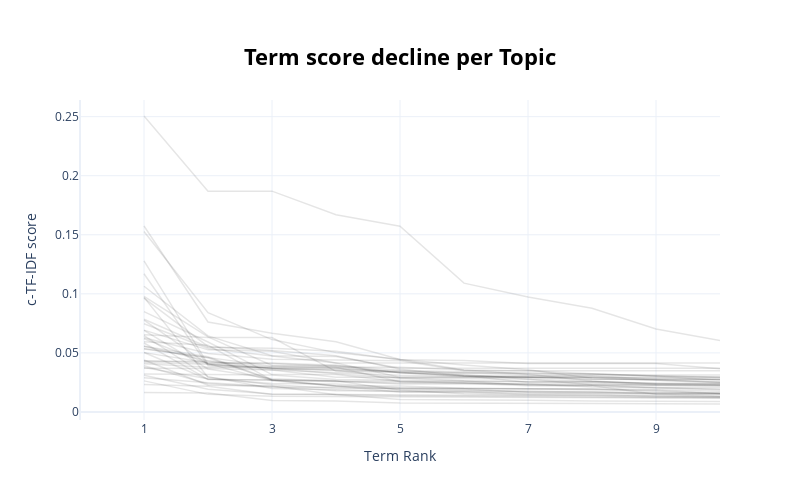

Source (notebook cell):
### Markdown cell above
## Visualisation of word distribution

### Code cell
model.visualize_term_rank()

### Figure 1 — Plotly figure (JSON) as saved in the notebook; plotly's stock layout.template omitted (floating-point values rounded to 4 significant figures)
{"data": [{"hovertext": "<b>Topic -1</b>:trump_biden_wa_president_joe_ha_ju", "line": {"color": "black", "width": 1.5}, "mode": "lines+lines", "name": "", "opacity": 0.1, "type": "scatter", "x": [1, 2, 3, 4, 5, 6, 7, 8, 9, 10], "y": [0.01653, 0.01613, 0.009699, 0.009378, 0.007574, 0.007566, 0.007296, 0.00726, 0.006927, 0.006732]}, {"hovertext": "<b>Topic 0</b>:capitol_trump_terrorist_riot_people", "line": {"color": "black", "width": 1.5}, "mode": "lines+lines", "name": "", "opacity": 0.1, "type": "scatter", "x": [1, 2, 3, 4, 5, 6, 7, 8, 9, 10], "y": [0.02325, 0.02182, 0.01481, 0.01481, 0.01056, 0.01033, 0.009943, 0.009195, 0.008818, 0.008818]}, {"hovertext": "<b>Topic 1</b>:trump_wa_feel_love_day_eyes_biden_h", "line": {"color": "black", "width": 1.5}, "mode": "lines+lines", "name": "", "opacity": 0.1, "type": "scatter", "x": [1, 2, 3, 4, 5, 6, 7, 8, 9, 10], "y": [0.02631, 0.01489, 0.01337, 0.01311, 0.01254, 0.01237, 0.01225, 0.01178, 0.01178, 0.01159]}, {"hovertext": "<b>Topic 2</b>:vote_ballot_state_election_trump_ma", "line": {"color": "black", "width": 1.5}, "mode": "lines+lines", "name": "", "opacity": 0.1, "type": "scatter", "x": [1, 2, 3, 4, 5, 6, 7, 8, 9, 10], "y": [0.03766, 0.02803, 0.02399, 0.0237, 0.02055, 0.02014, 0.01919, 0.01894, 0.01838, 0.01566]}, {"hovertext": "<b>Topic 3</b>:biden_vote biden_manifest_vote_45 e", "line": {"color": "black", "width": 1.5}, "mode": "lines+lines", "name": "", "opacity": 0.1, "type": "scatter", "x": [1, 2, 3, 4, 5, 6, 7, 8, 9, 10], "y": [0.05838, 0.0276, 0.02691, 0.02611, 0.02376, 0.02376, 0.02376, 0.02105, 0.02066, 0.01886]}, {"hovertext": "<b>Topic 4</b>:biden_plan_policy_tax_student_debt_", "line": {"color": "black", "width": 1.5}, "mode": "lines+lines", "name": "", "opacity": 0.1, "type": "scatter", "x": [1, 2, 3, 4, 5, 6, 7, 8, 9, 10], "y": [0.03108, 0.01931, 0.01515, 0.01501, 0.01461, 0.01419, 0.01391, 0.01382, 0.01258, 0.01229]}, {"hovertext": "<b>Topic 5</b>:supporter_trump supporter_support_t", "line": {"color": "black", "width": 1.5}, "mode": "lines+lines", "name": "", "opacity": 0.1, "type": "scatter", "x": [1, 2, 3, 4, 5, 6, 7, 8, 9, 10], "y": [0.05567, 0.0468, 0.0273, 0.02644, 0.01834, 0.01549, 0.01436, 0.01401, 0.01347, 0.01315]}, {"hovertext": "<b>Topic 6</b>:money_trump_economy_tax_year_like_e", "line": {"color": "black", "width": 1.5}, "mode": "lines+lines", "name": "", "opacity": 0.1, "type": "scatter", "x": [1, 2, 3, 4, 5, 6, 7, 8, 9, 10], "y": [0.04396, 0.02264, 0.0219, 0.01455, 0.01379, 0.01326, 0.01282, 0.01282, 0.0122, 0.0122]}, {"hovertext": "<b>Topic 7</b>:trump_world_trump trump_real_countr", "line": {"color": "black", "width": 1.5}, "mode": "lines+lines", "name": "", "opacity": 0.1, "type": "scatter", "x": [1, 2, 3, 4, 5, 6, 7, 8, 9, 10], "y": [0.05321, 0.04614, 0.0388, 0.03778, 0.02551, 0.02464, 0.02346, 0.02346, 0.02313, 0.02255]}, {"hovertext": "<b>Topic 8</b>:trump_think_term_crazy_office_like ", "line": {"color": "black", "width": 1.5}, "mode": "lines+lines", "name": "", "opacity": 0.1, "type": "scatter", "x": [1, 2, 3, 4, 5, 6, 7, 8, 9, 10], "y": [0.02906, 0.0248, 0.0215, 0.01798, 0.01779, 0.01779, 0.01745, 0.01667, 0.01508, 0.01508]}, {"hovertext": "<b>Topic 9</b>:twitter_tweet_trump_medium_tr_retwe", "line": {"color": "black", "width": 1.5}, "mode": "lines+lines", "name": "", "opacity": 0.1, "type": "scatter", "x": [1, 2, 3, 4, 5, 6, 7, 8, 9, 10], "y": [0.05028, 0.02743, 0.02717, 0.02212, 0.01929, 0.01853, 0.0174, 0.01734, 0.01588, 0.01513]}, {"hovertext": "<b>Topic 10</b>:harris_kamala_black_kamala harris_", "line": {"color": "black", "width": 1.5}, "mode": "lines+lines", "name": "", "opacity": 0.1, "type": "scatter", "x": [1, 2, 3, 4, 5, 6, 7, 8, 9, 10], "y": [0.05364, 0.04594, 0.02686, 0.02595, 0.02443, 0.02428, 0.02221, 0.02213, 0.01503, 0.01346]}, {"hovertext": "<b>Topic 11</b>:biden_joe biden_joe_thewayiseeit_t", "line": {"color": "black", "width": 1.5}, "mode": "lines+lines", "name": "", "opacity": 0.1, "type": "scatter", "x": [1, 2, 3, 4, 5, 6, 7, 8, 9, 10], "y": [0.05022, 0.04162, 0.04102, 0.03844, 0.03313, 0.03076, 0.02503, 0.02481, 0.02253, 0.02173]}, {"hovertext": "<b>Topic 12</b>:vaccine_vaccinated_biden_coronavir", "line": {"color": "black", "width": 1.5}, "mode": "lines+lines", "name": "", "opacity": 0.1, "type": "scatter", "x": [1, 2, 3, 4, 5, 6, 7, 8, 9, 10], "y": [0.09698, 0.02933, 0.02299, 0.0199, 0.0199, 0.0199, 0.01973, 0.01915, 0.01746, 0.0156]}, {"hovertext": "<b>Topic 13</b>:court_supreme court_supreme_lawyer", "line": {"color": "black", "width": 1.5}, "mode": "lines+lines", "name": "", "opacity": 0.1, "type": "scatter", "x": [1, 2, 3, 4, 5, 6, 7, 8, 9, 10], "y": [0.06543, 0.06303, 0.06303, 0.03436, 0.0335, 0.03168, 0.02774, 0.02304, 0.02079, 0.02075]}, {"hovertext": "<b>Topic 14</b>:party_gop_republicans_deep_trump_d", "line": {"color": "black", "width": 1.5}, "mode": "lines+lines", "name": "", "opacity": 0.1, "type": "scatter", "x": [1, 2, 3, 4, 5, 6, 7, 8, 9, 10], "y": [0.06462, 0.02988, 0.01994, 0.01888, 0.01717, 0.01716, 0.01497, 0.01497, 0.01354, 0.01282]}, {"hovertext": "<b>Topic 15</b>:border_immigration_biden_ha_biden ", "line": {"color": "black", "width": 1.5}, "mode": "lines+lines", "name": "", "opacity": 0.1, "type": "scatter", "x": [1, 2, 3, 4, 5, 6, 7, 8, 9, 10], "y": [0.06195, 0.04093, 0.02635, 0.022, 0.01683, 0.01629, 0.01622, 0.01568, 0.01565, 0.01556]}, {"hovertext": "<b>Topic 16</b>:white_racist_black_white supremaci", "line": {"color": "black", "width": 1.5}, "mode": "lines+lines", "name": "", "opacity": 0.1, "type": "scatter", "x": [1, 2, 3, 4, 5, 6, 7, 8, 9, 10], "y": [0.05953, 0.05644, 0.02702, 0.022, 0.022, 0.02, 0.01972, 0.01972, 0.01878, 0.01744]}, {"hovertext": "<b>Topic 17</b>:woodward_cnn_jack_film_video_trump", "line": {"color": "black", "width": 1.5}, "mode": "lines+lines", "name": "", "opacity": 0.1, "type": "scatter", "x": [1, 2, 3, 4, 5, 6, 7, 8, 9, 10], "y": [0.03913, 0.02381, 0.02084, 0.02084, 0.02011, 0.01938, 0.01675, 0.01622, 0.01622, 0.01622]}, {"hovertext": "<b>Topic 18</b>:concede_communist_loses_conceded_l", "line": {"color": "black", "width": 1.5}, "mode": "lines+lines", "name": "", "opacity": 0.1, "type": "scatter", "x": [1, 2, 3, 4, 5, 6, 7, 8, 9, 10], "y": [0.05567, 0.04338, 0.03798, 0.03703, 0.0334, 0.03061, 0.02926, 0.02768, 0.02768, 0.02768]}, {"hovertext": "<b>Topic 19</b>:accept_biden_votes_won_lost_biden ", "line": {"color": "black", "width": 1.5}, "mode": "lines+lines", "name": "", "opacity": 0.1, "type": "scatter", "x": [1, 2, 3, 4, 5, 6, 7, 8, 9, 10], "y": [0.03218, 0.03153, 0.03125, 0.02742, 0.02658, 0.02626, 0.0225, 0.0223, 0.01999, 0.01942]}, {"hovertext": "<b>Topic 20</b>:putin_russia_moscow mitch_moscow_m", "line": {"color": "black", "width": 1.5}, "mode": "lines+lines", "name": "", "opacity": 0.1, "type": "scatter", "x": [1, 2, 3, 4, 5, 6, 7, 8, 9, 10], "y": [0.08492, 0.05922, 0.03162, 0.03162, 0.02583, 0.02433, 0.02315, 0.02251, 0.02251, 0.02251]}, {"hovertext": "<b>Topic 21</b>:christian_devil_god_satan_celebran", "line": {"color": "black", "width": 1.5}, "mode": "lines+lines", "name": "", "opacity": 0.1, "type": "scatter", "x": [1, 2, 3, 4, 5, 6, 7, 8, 9, 10], "y": [0.06928, 0.05256, 0.05133, 0.04141, 0.02947, 0.02947, 0.02947, 0.02947, 0.02844, 0.0276]}, {"hovertext": "<b>Topic 22</b>:lie_lied_trump lie_lying_deceive_d", "line": {"color": "black", "width": 1.5}, "mode": "lines+lines", "name": "", "opacity": 0.1, "type": "scatter", "x": [1, 2, 3, 4, 5, 6, 7, 8, 9, 10], "y": [0.1064, 0.06442, 0.04754, 0.0469, 0.03699, 0.03699, 0.03699, 0.03699, 0.03699, 0.03699]}, {"hovertext": "<b>Topic 23</b>:china_hunter biden_hunter_biden_em", "line": {"color": "black", "width": 1.5}, "mode": "lines+lines", "name": "", "opacity": 0.1, "type": "scatter", "x": [1, 2, 3, 4, 5, 6, 7, 8, 9, 10], "y": [0.09638, 0.05546, 0.0521, 0.04754, 0.03614, 0.03075, 0.03075, 0.03075, 0.02742, 0.02742]}, {"hovertext": "<b>Topic 24</b>:gun_atf_biden_end_severe_north kor", "line": {"color": "black", "width": 1.5}, "mode": "lines+lines", "name": "", "opacity": 0.1, "type": "scatter", "x": [1, 2, 3, 4, 5, 6, 7, 8, 9, 10], "y": [0.06902, 0.03637, 0.02801, 0.02625, 0.02589, 0.02589, 0.02589, 0.02589, 0.02424, 0.02424]}, {"hovertext": "<b>Topic 25</b>:fact_biden_lie_dog_ample_dude_chea", "line": {"color": "black", "width": 1.5}, "mode": "lines+lines", "name": "", "opacity": 0.1, "type": "scatter", "x": [1, 2, 3, 4, 5, 6, 7, 8, 9, 10], "y": [0.04177, 0.04041, 0.03687, 0.0353, 0.0288, 0.02635, 0.02547, 0.02547, 0.0241, 0.02274]}, {"hovertext": "<b>Topic 26</b>:trump wa_mean trump_year trump_tru", "line": {"color": "black", "width": 1.5}, "mode": "lines+lines", "name": "", "opacity": 0.1, "type": "scatter", "x": [1, 2, 3, 4, 5, 6, 7, 8, 9, 10], "y": [0.03701, 0.03682, 0.03559, 0.03357, 0.03101, 0.02993, 0.02947, 0.02947, 0.02694, 0.02558]}, {"hovertext": "<b>Topic 27</b>:impeached_impeachment_trump impeac", "line": {"color": "black", "width": 1.5}, "mode": "lines+lines", "name": "", "opacity": 0.1, "type": "scatter", "x": [1, 2, 3, 4, 5, 6, 7, 8, 9, 10], "y": [0.09777, 0.06359, 0.03938, 0.03924, 0.03521, 0.03411, 0.03264, 0.03219, 0.03057, 0.0291]}, {"hovertext": "<b>Topic 28</b>:awful_ve_trump president_worse_tru", "line": {"color": "black", "width": 1.5}, "mode": "lines+lines", "name": "", "opacity": 0.1, "type": "scatter", "x": [1, 2, 3, 4, 5, 6, 7, 8, 9, 10], "y": [0.06287, 0.04946, 0.04452, 0.04379, 0.04334, 0.03484, 0.03484, 0.03484, 0.03484, 0.03484]}, {"hovertext": "<b>Topic 29</b>:biden_money mouth_face_mouth_face_", "line": {"color": "black", "width": 1.5}, "mode": "lines+lines", "name": "", "opacity": 0.1, "type": "scatter", "x": [1, 2, 3, 4, 5, 6, 7, 8, 9, 10], "y": [0.04329, 0.04141, 0.04141, 0.03946, 0.03329, 0.03033, 0.02947, 0.02947, 0.02947, 0.02947]}, {"hovertext": "<b>Topic 30</b>:debate_final_biden_trump biden_bid", "line": {"color": "black", "width": 1.5}, "mode": "lines+lines", "name": "", "opacity": 0.1, "type": "scatter", "x": [1, 2, 3, 4, 5, 6, 7, 8, 9, 10], "y": [0.07777, 0.04021, 0.03703, 0.0352, 0.03421, 0.03288, 0.03288, 0.03204, 0.03024, 0.02681]}, {"hovertext": "<b>Topic 31</b>:care_miss trump_mrs_kevin sorbo_so", "line": {"color": "black", "width": 1.5}, "mode": "lines+lines", "name": "", "opacity": 0.1, "type": "scatter", "x": [1, 2, 3, 4, 5, 6, 7, 8, 9, 10], "y": [0.04085, 0.03787, 0.03787, 0.03787, 0.03787, 0.03547, 0.03481, 0.03245, 0.03046, 0.02967]}, {"hovertext": "<b>Topic 32</b>:2020_trump pence_pence 2020_trump ", "line": {"color": "black", "width": 1.5}, "mode": "lines+lines", "name": "", "opacity": 0.1, "type": "scatter", "x": [1, 2, 3, 4, 5, 6, 7, 8, 9, 10], "y": [0.2506, 0.1869, 0.1869, 0.1669, 0.1572, 0.1091, 0.09726, 0.08773, 0.07018, 0.06046]}, {"hovertext": "<b>Topic 33</b>:virus_infected_country_virus did_t", "line": {"color": "black", "width": 1.5}, "mode": "lines+lines", "name": "", "opacity": 0.1, "type": "scatter", "x": [1, 2, 3, 4, 5, 6, 7, 8, 9, 10], "y": [0.117, 0.03924, 0.03556, 0.02934, 0.02934, 0.02934, 0.02934, 0.02759, 0.02748, 0.02514]}, {"hovertext": "<b>Topic 34</b>:pardon_trump pardon_prison_pardon ", "line": {"color": "black", "width": 1.5}, "mode": "lines+lines", "name": "", "opacity": 0.1, "type": "scatter", "x": [1, 2, 3, 4, 5, 6, 7, 8, 9, 10], "y": [0.1574, 0.0762, 0.0666, 0.05947, 0.04447, 0.03965, 0.03577, 0.02861, 0.02693, 0.02465]}, {"hovertext": "<b>Topic 35</b>:remove_fix_library_remove trump_de", "line": {"color": "black", "width": 1.5}, "mode": "lines+lines", "name": "", "opacity": 0.1, "type": "scatter", "x": [1, 2, 3, 4, 5, 6, 7, 8, 9, 10], "y": [0.04298, 0.04298, 0.03657, 0.03657, 0.03438, 0.0326, 0.03145, 0.03133, 0.03133, 0.03133]}, {"hovertext": "<b>Topic 36</b>:covid_ploy_trump covid_responsible", "line": {"color": "black", "width": 1.5}, "mode": "lines+lines", "name": "", "opacity": 0.1, "type": "scatter", "x": [1, 2, 3, 4, 5, 6, 7, 8, 9, 10], "y": [0.128, 0.04052, 0.03707, 0.0324, 0.02846, 0.02846, 0.02795, 0.02585, 0.02398, 0.02398]}, {"hovertext": "<b>Topic 37</b>:parler_did trump_trump did_2001_le", "line": {"color": "black", "width": 1.5}, "mode": "lines+lines", "name": "", "opacity": 0.1, "type": "scatter", "x": [1, 2, 3, 4, 5, 6, 7, 8, 9, 10], "y": [0.07463, 0.05377, 0.04732, 0.04136, 0.04136, 0.04136, 0.04136, 0.04136, 0.04136, 0.04136]}, {"hovertext": "<b>Topic 38</b>:mask_wear_wear mask_wearing mask_w", "line": {"color": "black", "width": 1.5}, "mode": "lines+lines", "name": "", "opacity": 0.1, "type": "scatter", "x": [1, 2, 3, 4, 5, 6, 7, 8, 9, 10], "y": [0.1528, 0.08403, 0.06126, 0.05022, 0.04442, 0.03545, 0.03187, 0.02624, 0.02351, 0.02322]}, {"hovertext": "<b>Topic 39</b>:died_americans died_people_death_a", "line": {"color": "black", "width": 1.5}, "mode": "lines+lines", "name": "", "opacity": 0.1, "type": "scatter", "x": [1, 2, 3, 4, 5, 6, 7, 8, 9, 10], "y": [0.0785, 0.05488, 0.05395, 0.05145, 0.04426, 0.04364, 0.04104, 0.04104, 0.04104, 0.03659]}], "layout": {"height": 500, "hoverlabel": {"bgcolor": "white", "font": {"family": "Rockwell", "size": 16}}, "showlegend": false, "title": {"font": {"color": "Black", "size": 22}, "text": "<b>Term score decline per Topic</b>", "x": 0.5, "xanchor": "center", "y": 0.9, "yanchor": "top"}, "width": 800, "xaxis": {"dtick": 2, "range": [0, 10], "tick0": 1, "title": {"text": "Term Rank"}}, "yaxis": {"title": {"text": "c-TF-IDF score"}}}}
